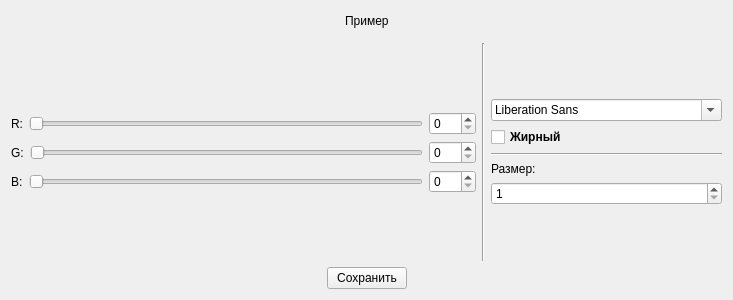
<?xml version="1.0" encoding="UTF-8"?>
<ui version="4.0">
 <class>FontEditor</class>
 <widget class="QWidget" name="FontEditor">
  <property name="geometry">
   <rect>
    <x>0</x>
    <y>0</y>
    <width>733</width>
    <height>300</height>
   </rect>
  </property>
  <property name="windowTitle">
   <string>TIP: Font</string>
  </property>
  <layout class="QVBoxLayout" name="verticalLayout_3">
   <item>
    <layout class="QHBoxLayout" name="horizontalLayout_4">
     <item>
      <spacer name="horizontalSpacer">
       <property name="orientation">
        <enum>Qt::Horizontal</enum>
       </property>
       <property name="sizeHint" stdset="0">
        <size>
         <width>40</width>
         <height>20</height>
        </size>
       </property>
      </spacer>
     </item>
     <item>
      <widget class="QLabel" name="example">
       <property name="text">
        <string>Пример</string>
       </property>
      </widget>
     </item>
     <item>
      <spacer name="horizontalSpacer_2">
       <property name="orientation">
        <enum>Qt::Horizontal</enum>
       </property>
       <property name="sizeHint" stdset="0">
        <size>
         <width>40</width>
         <height>20</height>
        </size>
       </property>
      </spacer>
     </item>
    </layout>
   </item>
   <item>
    <widget class="Line" name="line_3">
     <property name="orientation">
      <enum>Qt::Vertical</enum>
     </property>
    </widget>
   </item>
   <item>
    <layout class="QHBoxLayout" name="horizontalLayout_5">
     <item>
      <layout class="QVBoxLayout" name="verticalLayout_2">
       <item>
        <spacer name="verticalSpacer">
         <property name="orientation">
          <enum>Qt::Vertical</enum>
         </property>
         <property name="sizeHint" stdset="0">
          <size>
           <width>20</width>
           <height>40</height>
          </size>
         </property>
        </spacer>
       </item>
       <item>
        <layout class="QHBoxLayout" name="horizontalLayout">
         <item>
          <widget class="QLabel" name="red_label">
           <property name="text">
            <string>R:</string>
           </property>
          </widget>
         </item>
         <item>
          <widget class="QSlider" name="red_slider">
           <property name="autoFillBackground">
            <bool>false</bool>
           </property>
           <property name="maximum">
            <number>255</number>
           </property>
           <property name="orientation">
            <enum>Qt::Horizontal</enum>
           </property>
          </widget>
         </item>
         <item>
          <widget class="QSpinBox" name="red_spin_box">
           <property name="maximum">
            <number>255</number>
           </property>
          </widget>
         </item>
        </layout>
       </item>
       <item>
        <layout class="QHBoxLayout" name="horizontalLayout_2">
         <item>
          <widget class="QLabel" name="label_3">
           <property name="text">
            <string>G:</string>
           </property>
          </widget>
         </item>
         <item>
          <widget class="QSlider" name="green">
           <property name="maximum">
            <number>255</number>
           </property>
           <property name="orientation">
            <enum>Qt::Horizontal</enum>
           </property>
          </widget>
         </item>
         <item>
          <widget class="QSpinBox" name="greenSpinBox">
           <property name="maximum">
            <number>255</number>
           </property>
          </widget>
         </item>
        </layout>
       </item>
       <item>
        <layout class="QHBoxLayout" name="horizontalLayout_3">
         <item>
          <widget class="QLabel" name="label_4">
           <property name="text">
            <string>B:</string>
           </property>
          </widget>
         </item>
         <item>
          <widget class="QSlider" name="blue">
           <property name="maximum">
            <number>255</number>
           </property>
           <property name="orientation">
            <enum>Qt::Horizontal</enum>
           </property>
          </widget>
         </item>
         <item>
          <widget class="QSpinBox" name="blueSpinBox">
           <property name="maximum">
            <number>255</number>
           </property>
          </widget>
         </item>
        </layout>
       </item>
       <item>
        <spacer name="verticalSpacer_2">
         <property name="orientation">
          <enum>Qt::Vertical</enum>
         </property>
         <property name="sizeHint" stdset="0">
          <size>
           <width>20</width>
           <height>40</height>
          </size>
         </property>
        </spacer>
       </item>
      </layout>
     </item>
     <item>
      <widget class="Line" name="line_2">
       <property name="orientation">
        <enum>Qt::Vertical</enum>
       </property>
      </widget>
     </item>
     <item>
      <layout class="QVBoxLayout" name="verticalLayout">
       <item>
        <spacer name="verticalSpacer_3">
         <property name="orientation">
          <enum>Qt::Vertical</enum>
         </property>
         <property name="sizeHint" stdset="0">
          <size>
           <width>20</width>
           <height>40</height>
          </size>
         </property>
        </spacer>
       </item>
       <item>
        <widget class="QFontComboBox" name="fontComboBox"/>
       </item>
       <item>
        <widget class="QCheckBox" name="bold">
         <property name="font">
          <font>
           <weight>75</weight>
           <bold>true</bold>
          </font>
         </property>
         <property name="text">
          <string>Жирный</string>
         </property>
        </widget>
       </item>
       <item>
        <widget class="Line" name="line">
         <property name="orientation">
          <enum>Qt::Horizontal</enum>
         </property>
        </widget>
       </item>
       <item>
        <widget class="QLabel" name="label">
         <property name="text">
          <string>Размер:</string>
         </property>
        </widget>
       </item>
       <item>
        <widget class="QSpinBox" name="spinBox">
         <property name="minimum">
          <number>1</number>
         </property>
         <property name="maximum">
          <number>255</number>
         </property>
        </widget>
       </item>
       <item>
        <spacer name="verticalSpacer_4">
         <property name="orientation">
          <enum>Qt::Vertical</enum>
         </property>
         <property name="sizeHint" stdset="0">
          <size>
           <width>20</width>
           <height>40</height>
          </size>
         </property>
        </spacer>
       </item>
      </layout>
     </item>
    </layout>
   </item>
   <item>
    <layout class="QHBoxLayout" name="horizontalLayout_6">
     <item>
      <spacer name="horizontalSpacer_4">
       <property name="orientation">
        <enum>Qt::Horizontal</enum>
       </property>
       <property name="sizeHint" stdset="0">
        <size>
         <width>40</width>
         <height>20</height>
        </size>
       </property>
      </spacer>
     </item>
     <item>
      <widget class="QPushButton" name="save">
       <property name="text">
        <string>Сохранить</string>
       </property>
      </widget>
     </item>
     <item>
      <spacer name="horizontalSpacer_3">
       <property name="orientation">
        <enum>Qt::Horizontal</enum>
       </property>
       <property name="sizeHint" stdset="0">
        <size>
         <width>40</width>
         <height>20</height>
        </size>
       </property>
      </spacer>
     </item>
    </layout>
   </item>
  </layout>
 </widget>
 <resources/>
 <connections/>
</ui>
